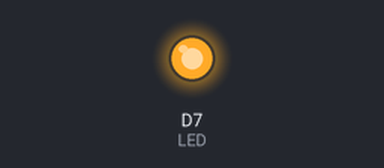
Simulated run of this sketch. Board: ESP8266 (NodeMCU). Shown: output pins drawn as LEDs (lit = HIGH).

Above: at 0.35 s.
At 5.6 s:
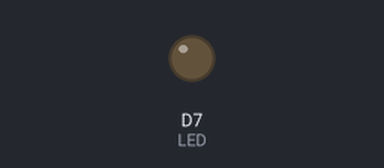
Timing chart, 0 to 7.7 s (numbered marks = the images above):
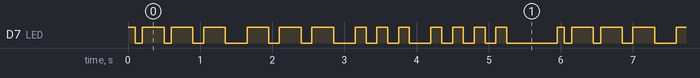

The sketch:

morsecode.ino
```cpp
int LED = D7;

void setup() {
    pinMode(LED, OUTPUT);
}

void loop() {

    /*
        If the duration of a dot is taken to be one unit then that of a dash is three units.
        The space between the components of one character is one unit, between characters is three units and between words seven units.

        One unit = 100ms
    */

    // The letter J is .---
    digitalWrite(LED, HIGH);
    delay(100);
    digitalWrite(LED, LOW);
    delay(100);
    digitalWrite(LED, HIGH);
    delay(300);
    digitalWrite(LED, LOW);
    delay(100);
    digitalWrite(LED, HIGH);
    delay(300);
    digitalWrite(LED, LOW);
    delay(150);
    digitalWrite(LED, HIGH);
    delay(300);
    digitalWrite(LED, LOW);
    delay(300);

    // The letter o is ---
    digitalWrite(LED, HIGH);
    delay(300);
    digitalWrite(LED, LOW);
    delay(150);
    digitalWrite(LED, HIGH);
    delay(300);
    digitalWrite(LED, LOW);
    delay(150);
    digitalWrite(LED, HIGH);
    delay(300);
    digitalWrite(LED, LOW);
    delay(300);


    // The letter s is ...
    digitalWrite(LED, HIGH);
    delay(150);
    digitalWrite(LED, LOW);
    delay(150);
    digitalWrite(LED, HIGH);
    delay(150);
    digitalWrite(LED, LOW);
    delay(150);
    digitalWrite(LED, HIGH);
    delay(150);
    digitalWrite(LED, LOW);
    delay(300);


    // The letter h is ....
    digitalWrite(LED, HIGH);
    delay(150);
    digitalWrite(LED, LOW);
    delay(150);
    digitalWrite(LED, HIGH);
    delay(150);
    digitalWrite(LED, LOW);
    delay(150);
    digitalWrite(LED, HIGH);
    delay(150);
    digitalWrite(LED, LOW);
    delay(150);
    digitalWrite(LED, HIGH);
    delay(150);
    digitalWrite(LED, LOW);
    delay(700);


}
```

Measured:
- by itself, D7 (LED): moves between LOW and HIGH, repeating every 6.0 s
- by itself, everything shown: repeats every 6.0 s, in 26 steps
